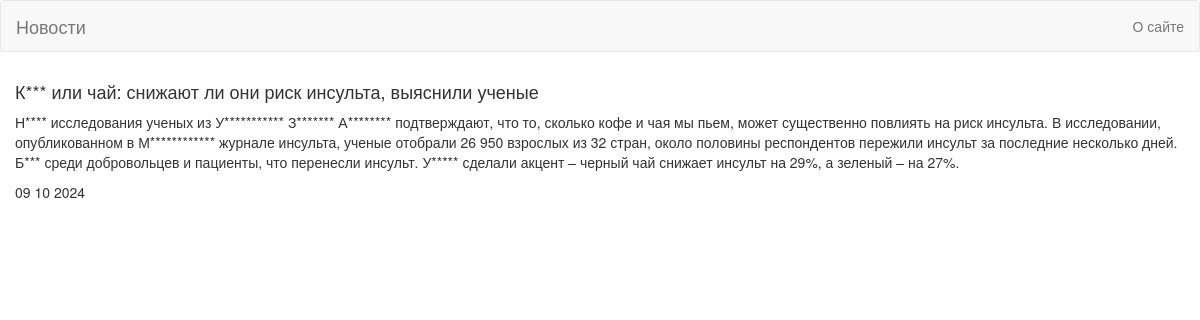
The page /5 on the database its author committed.
### news_app/models.py (models this page shows, shortened)
class Articles(models.Model):
    title = models.CharField('Название', max_length=100)
    text = models.TextField('Текст')
    date = models.DateTimeField('Дата')
    class Meta:
        verbose_name = 'Новость'
        verbose_name_plural = 'Новости'

### news_app/views.py (the view)
# urls.py: path('<int:pk>', views.NewsDetailView.as_view(), name='news-detail'),
class NewsDetailView(DetailView):
    model = Articles
    template_name = 'flatpages/details_view.html'
    context_object_name = 'article'

### news_app/templatetags/custom_filters.py (called while the page is built)
@register.filter(name='censor')
def currency(value):
    for i in range(len(value.split())):
        if value.split()[i][0].isupper() and isinstance(value,str):
            value = value.replace(value.split()[i], value.split()[i][0] + '*' * (len(value.split()[i]) - 1))
        elif value.split()[i][0] == '«' and isinstance(value,str):
            value = value.replace(value.split()[i], '«' + value.split()[i][1] + '*' * (len(value.split()[i]) - 3) + '»')
    return value

### templates/flatpages/details_view.html (shortened to what this page needs)
{% extends 'flatpages/default.html' %}
{% load custom_filters %}
{% block content %}
<div>
    <h4>{{ article.title|censor }}</h4>
    <p>{{ article.text|censor }}</p>
    <p>{{ article.date|date:"d m Y" }}</p>
</div>
{% endblock %}

### rows shown on the page
Articles: title|censor "К*** или чай: снижают ли они риск инсульта, выяснили ученые", text|censor "Н**** исследования ученых из У*********** З******* А******** подтверждают, что то, сколько кофе и чая мы пьем, может существенно повлиять на риск инсульта. В исследовании, опубликованном в М************ журнале инсульта, ученые отобрали 26 950 взрослых из 32 стран, около половины респондентов пережили инсульт за последние несколько дней. Б*** среди добровольцев и пациенты, что перенесли инсульт. У***** сделали акцент – черный чай снижает инсульт на 29%, а зеленый – на 27%.", date "09 10 2024"
